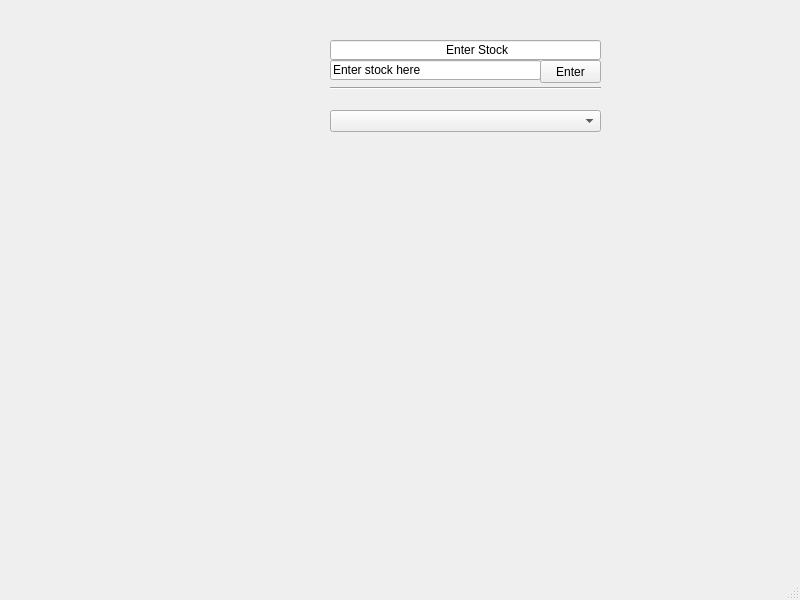
<?xml version="1.0" encoding="UTF-8"?>
<ui version="4.0">
 <class>MainWindow</class>
 <widget class="QMainWindow" name="MainWindow">
  <property name="geometry">
   <rect>
    <x>0</x>
    <y>0</y>
    <width>800</width>
    <height>600</height>
   </rect>
  </property>
  <property name="font">
   <font>
    <kerning>false</kerning>
   </font>
  </property>
  <property name="acceptDrops">
   <bool>false</bool>
  </property>
  <property name="windowTitle">
   <string>MainWindow</string>
  </property>
  <widget class="QWidget" name="centralwidget">
   <widget class="QWidget" name="formLayoutWidget">
    <property name="geometry">
     <rect>
      <x>10</x>
      <y>10</y>
      <width>274</width>
      <height>551</height>
     </rect>
    </property>
    <layout class="QFormLayout" name="formLayout"/>
   </widget>
   <widget class="QLineEdit" name="lineEdit">
    <property name="geometry">
     <rect>
      <x>330</x>
      <y>40</y>
      <width>271</width>
      <height>20</height>
     </rect>
    </property>
    <property name="layoutDirection">
     <enum>Qt::LeftToRight</enum>
    </property>
    <property name="text">
     <string>                                  Enter Stock</string>
    </property>
   </widget>
   <widget class="QLineEdit" name="lineEdit_2">
    <property name="geometry">
     <rect>
      <x>330</x>
      <y>60</y>
      <width>211</width>
      <height>20</height>
     </rect>
    </property>
    <property name="font">
     <font>
      <strikeout>false</strikeout>
     </font>
    </property>
    <property name="text">
     <string>Enter stock here</string>
    </property>
   </widget>
   <widget class="QPushButton" name="pushButton">
    <property name="geometry">
     <rect>
      <x>540</x>
      <y>60</y>
      <width>61</width>
      <height>23</height>
     </rect>
    </property>
    <property name="text">
     <string>Enter</string>
    </property>
   </widget>
   <widget class="Line" name="line">
    <property name="geometry">
     <rect>
      <x>330</x>
      <y>80</y>
      <width>271</width>
      <height>16</height>
     </rect>
    </property>
    <property name="orientation">
     <enum>Qt::Horizontal</enum>
    </property>
   </widget>
   <widget class="QComboBox" name="comboBox">
    <property name="geometry">
     <rect>
      <x>330</x>
      <y>110</y>
      <width>271</width>
      <height>22</height>
     </rect>
    </property>
   </widget>
  </widget>
  <widget class="QMenuBar" name="menubar">
   <property name="geometry">
    <rect>
     <x>0</x>
     <y>0</y>
     <width>800</width>
     <height>21</height>
    </rect>
   </property>
  </widget>
  <widget class="QStatusBar" name="statusbar"/>
 </widget>
 <resources/>
 <connections/>
</ui>
